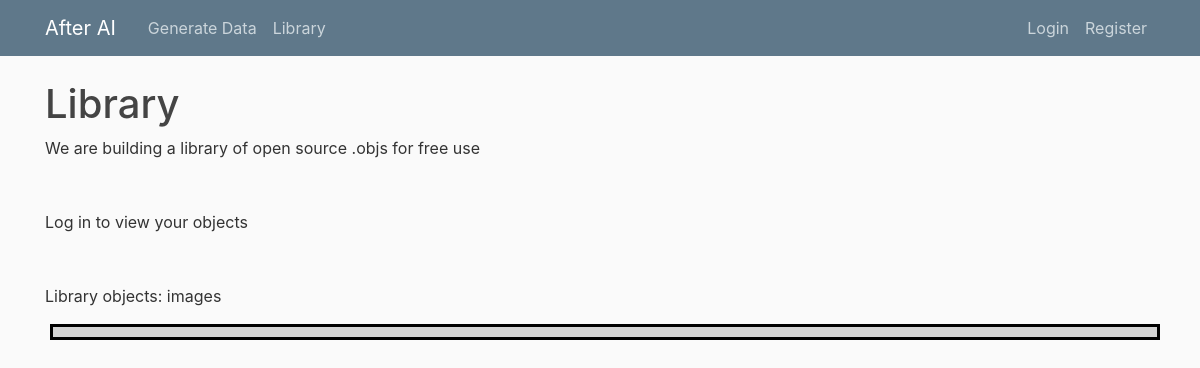
The page /library/ on the database as committed earlier.
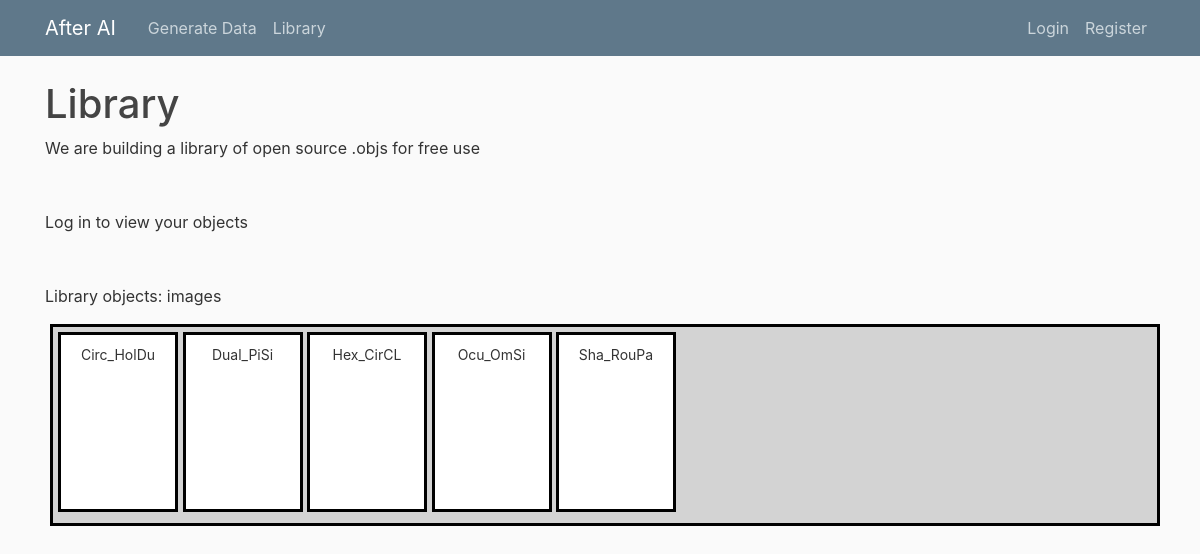
The same page on the database as committed later.
### users/models.py (models this page shows)
class Obj(models.Model):
    name = models.CharField(max_length=100, default='New Obj')
    user = models.ForeignKey(User, on_delete=models.PROTECT)
    extension = models.CharField(max_length=20, default='obj')
    model_file_size = models.IntegerField(default=0)
    model_vertices = models.IntegerField(default=0)
    model_height = models.IntegerField(default=0)
    model_width = models.IntegerField(default=0)
    model_depth = models.IntegerField(default=0)
    view_profile = models.ImageField(upload_to='objs')
    blob_str = models.CharField(max_length=100, default='')
    tags = models.TextField(default='[]')    # list of tags
    view_ym = models.CharField(max_length=240, default='')
    view_yp = models.CharField(max_length=240, default='')
    view_xp = models.CharField(max_length=240, default='')
    view_xm = models.CharField(max_length=240, default='')
    view_zp = models.CharField(max_length=240, default='')
    view_zm = models.CharField(max_length=240, default='')

### datagen/views.py (the view, shortened to what this page needs)
# urls.py: path('library/', datagen_views.library, name='library'),
def library(request):
    context = dict()
    con_str='DefaultEndpointsProtocol=https;AccountName=afteraisub1storage;AccountKey=pmabm0K12K0TGF2DiHvLd8Z0hg+/EA3UEs/eAd2KXE1Txj9s/VDxNowVQdixuv1RK83qeY97UlXH+AStJtJ6Iw==;EndpointSuffix=core.windows.net'
    container_name = "0-library"
    context['user_objs'] = Obj.objects.filter(user_id=request.user.id)    # user=request.user
    context['lib_objs'] = Obj.objects.filter(user_id=1)
    return render(request, 'datagen/library.html', context)

### datagen/templates/datagen/library.html (shortened to what this page needs)
{% extends "datagen/base.html" %}
{% load crispy_forms_tags %}
{% block content %}
<head>
</head>
<body>
    <h1>Library</h1>
    <a>We are building a library of open source .objs for free use</a>
    {% if user.is_authenticated %}
        <div style="width:100%">
            <p class="top-bar-left">Your Objects</p>
            <form method="post" enctype="multipart/form-data" class="top-bar-right">
                {% csrf_token %}
                <input type="file" name="obj_file">
                <button type="submit">Upload</button>
                {{new_form.as_p}}
            </form>
        </div>
        <p style="margin-top: 100px;"></p>
        <div class="obj-card-holder">
            {% for user_obj in user_objs %}
            <div class="obj-card";>
                <p class="obj-card-text">{{ user_obj.name }}</p>
            </div>
            {% endfor %}
        </div>
    {% else %}
        <p>Log in to view your objects</p>
    {% endif %}
    <div>
        <p style="margin-top: 12px;">Library objects: {{ no_images }} images</p>
    </div>
    <div class="obj-card-holder">
        {% for lib_obj in lib_objs %}
            <div class="obj-card";>
                <p class="obj-card-text">{{ lib_obj.name }}</p>
            </div>
        {% endfor %}
    </div>
</body>
{% endblock content %}

### datagen/templates/datagen/base.html (shortened to what this page needs)
{% load static %}
<!DOCTYPE html>
<html lang="en">
<head>
    <link rel="stylesheet" href="https://cdn.jsdelivr.net/npm/bootstrap@4.0.0/dist/css/bootstrap.min.css">
    <link rel="stylesheet" type="text/css" href="{% static 'datagen/main.css' %}">
    <link rel="stylesheet" type="text/css" href="{% static 'datagen/test_function.js' %}">
</head>
<body>
    <header class="site-header">
        <nav class="navbar navbar-expand-md navbar-dark bg-steel fixed-top">
            <div class="container">
                <a class="navbar-brand mr-4" href="/">After AI</a>
                <div class="collapse navbar-collapse" id="navbarToggle">
                    <div class="navbar-nav mr-auto">
                        <a class="nav-item nav-link" href="/datagen">Generate Data</a>
                        <a class="nav-item nav-link" href="/library">Library</a>
                    </div>
                    <div class="navbar-nav">
                        {% if user.is_authenticated %}
                            <a class="nav-item nav-link" href="{% url 'profile' %}">Profile</a>
                            <a class="nav-item nav-link" href="{% url 'logout' %}">Logout</a>
                        {% else %}
                            <a class="nav-item nav-link" href="{% url 'login' %}">Login</a>
                            <a class="nav-item nav-link" href="{% url 'register' %}">Register</a>
                        {% endif %}
                    </div>
                </div>
            </div>
        </nav>
    </header>
    <div class="container">
        {% block content %}{% endblock %}
    </div>
</body>
</html>

### datagen/static/datagen/main.css (style rules this page uses)
body { background: #fafafa; color: #333333; margin-top: 5rem; }
h1, h2, h3, h4, h5, h6 { color: #444444; }
.bg-steel { background-color: #5f788a; }
.site-header .navbar-nav .nav-link { color: #cbd5db; }

### datagen/templates/datagen/library.html (style rules this page uses)
.obj-card-holder { position: relative; border: 3px solid black; width: 100%; block-size: fit-content; margin: 5px; padding: 5px; background-color: lightgray; }
.obj-card { border: 3px solid black; width: 120px; height: 180px; display: inline-block; overflow: hidden; padding: 4px; background-color: white; position: relative; }
.obj-card-text { word-wrap: break-word; width: 90%; height: 90%; text-align: center; font-size: 14px; margin: 5%; }

Rows that differ between the two databases and show on the page:
added Obj: name "Circ_HolDu"
added Obj: name "Dual_PiSi"
added Obj: name "Hex_CirCL"
added Obj: name "Ocu_OmSi"
added Obj: name "Sha_RouPa"
